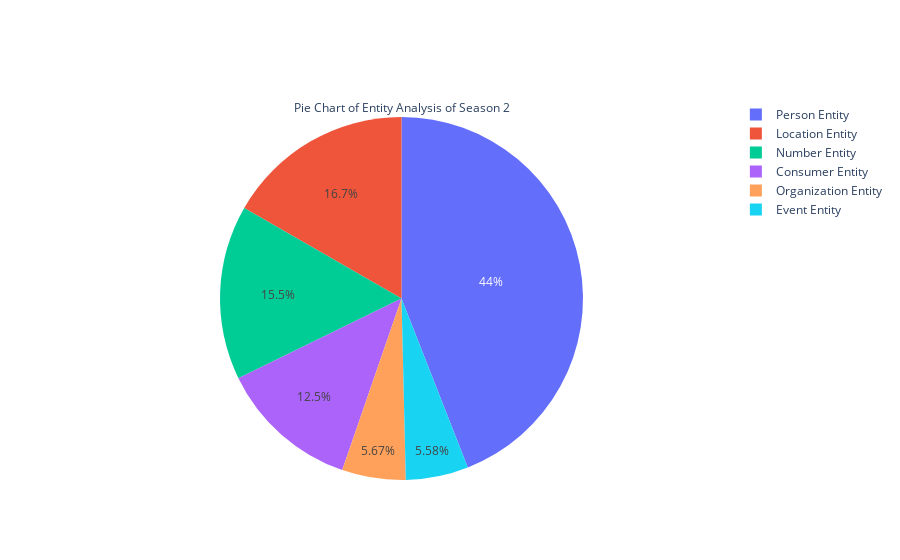

The code cell stored with this chart in its notebook:
### Code cell
fig = go.Figure(data=[go.Pie(labels=types, values=total_num, title="Pie Chart of Entity Analysis of Season 2")])
fig.show()

### Figure 1 — Plotly figure (JSON) as saved in the notebook; plotly's stock layout.template omitted (floating-point values rounded to 4 significant figures)
{"data": [{"labels": ["Person Entity", "Number Entity", "Consumer Entity", "Event Entity", "Location Entity", "Organization Entity"], "title": {"text": "Pie Chart of Entity Analysis of Season 2"}, "type": "pie", "values": [932, 329, 264, 118, 353, 120]}], "layout": {}}
